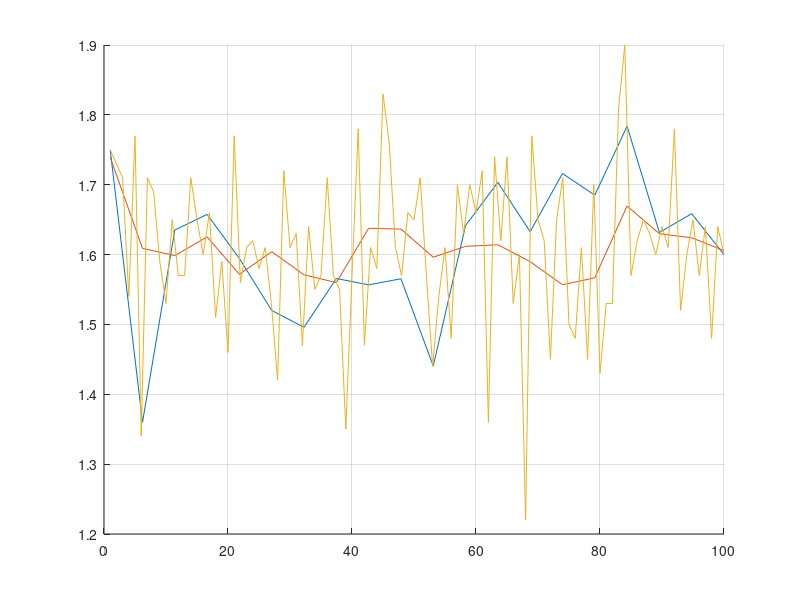

Here is the MATLAB script that generated this plot:
clc
format long 
clear all 
hold on
grid on

x = [1:100];
y = [1.75 1.73 1.71 1.54 1.77 1.34 1.71 1.69 1.59 1.53 1.65 1.57 1.57 1.71 1.65 1.60 1.66 1.51 1.59 1.46 1.77 1.56 1.61 1.62 1.58 1.61 1.53 1.42 1.72 1.61 1.63 1.47 1.64 1.55 1.57 1.71 1.57 1.55 1.35 1.57 1.78 1.47 1.61 1.58 1.83 1.76 1.61 1.57 1.66 1.65 1.71 1.57 1.44 1.54 1.61 1.48 1.70 1.63 1.70 1.66 1.72 1.36 1.74 1.62 1.74 1.53 1.60 1.22 1.77 1.65 1.62 1.45 1.65 1.71 1.50 1.48 1.61 1.45 1.70 1.43 1.53 1.53 1.81 1.90 1.57 1.62 1.65 1.63 1.60 1.64 1.61 1.78 1.52 1.60 1.65 1.57 1.64 1.48 1.64 1.60];
a = linspace(1,100,20);

b = spline(x,y,a);
plot(a,b)

b = polyfit(x,y,20);
c = polyval(b,a);
plot(a,c)

plot(x,y,'-')


